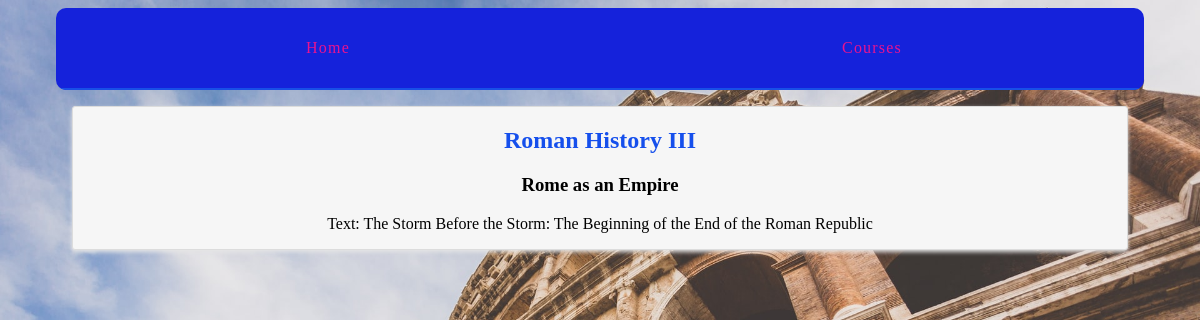
Page /courses/1/2/ on the committed database.
### courses/models.py (models this page shows, shortened)
class Step(models.Model):
    title = models.CharField(max_length=255)
    description = models.TextField()
    content = models.TextField(blank=True, default="")
    order = models.IntegerField(default=0)
    course = models.ForeignKey('Course', on_delete=models.CASCADE,)
    class Meta:
        ordering = ['order',]

class Course(models.Model):
    created_at = models.DateTimeField(auto_now_add=True)
    title = models.CharField(max_length=255)
    description = models.TextField()

### courses/views.py (the view)
# urls.py: path("<int:course_pk>/<int:step_pk>/", views.step_detail, name='step'),
def step_detail(request, course_pk, step_pk):
    step = get_object_or_404(Step, course_id=course_pk, pk=step_pk)
    return render(request, 'courses/step_detail.html', {'step': step})

### courses/templates/courses/step_detail.html (shortened to what this page needs)
{% extends "layout.html" %}  {% block content %}
<article class="welcome card">
  <h2>
    <a href="{% url 'courses:detail' pk=step.course.pk %}"
      >{{ step.course.title }}</a
    >
  </h2>
  <h3>{{ step.title }}</h3>
  {{ step.content|linebreaks }}
</article>
{% endblock%}

### assets/css/layout.css (style rules this page uses)
html { box-sizing: border-box; background: url(rome.jpg) no-repeat center center fixed; -webkit-background-size: cover; -moz-background-size: cover; -o-background-size: cover; background-size: cover; }
.welcome { text-align: center; }
*, *::after, *::before { box-sizing: inherit; }
.card { -webkit-flex-basis: 15em; -moz-flex-basis: 15em; flex-basis: 15em; -ms-flex-preferred-size: 15em; -webkit-flex-grow: 1; -moz-flex-grow: 1; flex-grow: 1; -ms-flex-positive: 1; -webkit-transition: all 0.2s ease-in-out; -moz-transition: all 0.2s ease-in-out; transition: all 0.2s ease-in-out; background-color: #f6f6f6; border-radius: 3px; border: 1px solid gainsboro; box-shadow: 0 2px 4px #e6e6e6; margin: 0 1em 1.5em 1em; position: relative; }
article h2 a, article h3 a { color: #154fec; text-decoration: none; }

### rows in the picture
Step: course "Roman History III", title "Rome as an Empire", content "Text: The Storm Before the Storm: The Beginning of the End of the Roman Republic"
